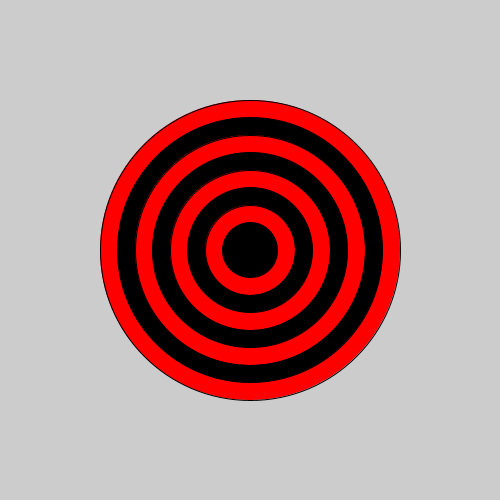
Frame 1 (no input)
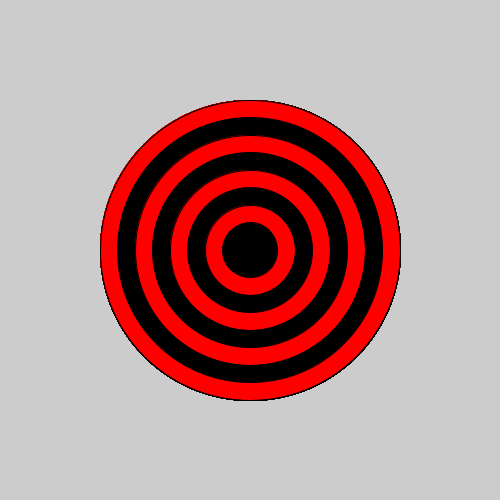
Frame 60 (the mouse pressed at the canvas centre just before this capture)
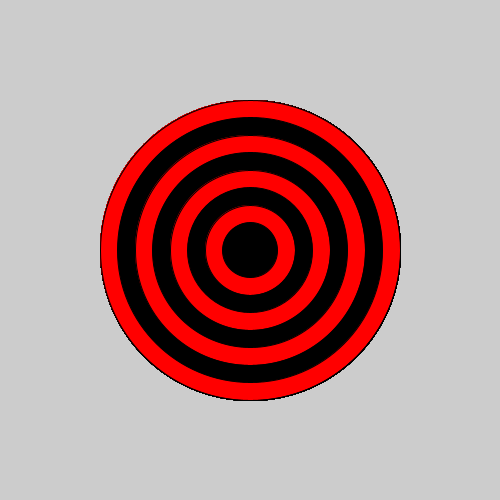
Frame 120 (the mouse held since frame 60 and released just before this capture)

The Processing sketch that drew these frames (run headless with seeded random() and noise(); from frame 60 on, the mouse is pressed at the canvas centre):

// Processing sketch: bullseye
// ── bullseye.pde

void setup() {
 
  // set the size of your sketch
  size(500,500);
}

void draw() {
  
  //Starting with the largest ellipse, use a for loop to draw a bullseye with ellipses.
  int i = 0;
  while (i < 8){
    if (i%2 == 0) {
      fill (255,0,0);
    }
     else {
       fill(0,0,0);
     }
    ellipse (250,250,300-(i*35),300-(i*35));
    i += 1;
  
  }
  //Use an if statement and remainder to alternate the color of your rings.
  
  
}
